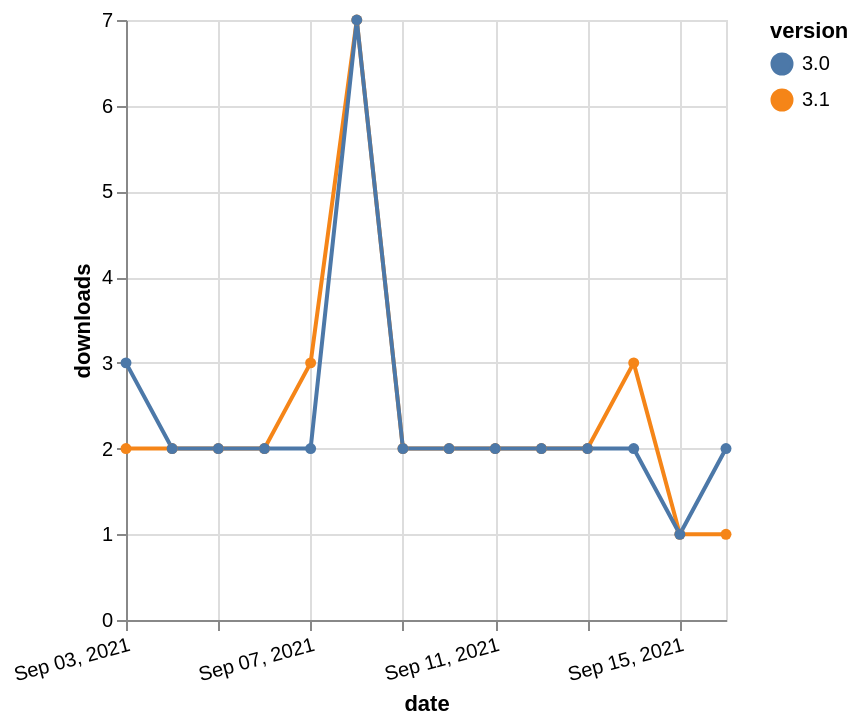

Write the Vega-Lite specification saved for this chart.
### Vega-Lite specification from a JSON file in a GitHub repository (floating-point values rounded to 4 significant figures)
{"$schema": "https://vega.github.io/schema/vega-lite/v5.json", "description": "A simple bar chart with embedded data.", "data": {"values": [{"date": "2021-09-03", "total": 3118, "delta": 2, "version": "3.1"}, {"date": "2021-09-04", "total": 3120, "delta": 2, "version": "3.1"}, {"date": "2021-09-05", "total": 3122, "delta": 2, "version": "3.1"}, {"date": "2021-09-06", "total": 3124, "delta": 2, "version": "3.1"}, {"date": "2021-09-07", "total": 3127, "delta": 3, "version": "3.1"}, {"date": "2021-09-08", "total": 3134, "delta": 7, "version": "3.1"}, {"date": "2021-09-09", "total": 3136, "delta": 2, "version": "3.1"}, {"date": "2021-09-10", "total": 3138, "delta": 2, "version": "3.1"}, {"date": "2021-09-11", "total": 3140, "delta": 2, "version": "3.1"}, {"date": "2021-09-12", "total": 3142, "delta": 2, "version": "3.1"}, {"date": "2021-09-13", "total": 3144, "delta": 2, "version": "3.1"}, {"date": "2021-09-14", "total": 3147, "delta": 3, "version": "3.1"}, {"date": "2021-09-15", "total": 3148, "delta": 1, "version": "3.1"}, {"date": "2021-09-16", "total": 3149, "delta": 1, "version": "3.1"}, {"date": "2021-09-03", "total": 2974, "delta": 3, "version": "3.0"}, {"date": "2021-09-04", "total": 2976, "delta": 2, "version": "3.0"}, {"date": "2021-09-05", "total": 2978, "delta": 2, "version": "3.0"}, {"date": "2021-09-06", "total": 2980, "delta": 2, "version": "3.0"}, {"date": "2021-09-07", "total": 2982, "delta": 2, "version": "3.0"}, {"date": "2021-09-08", "total": 2989, "delta": 7, "version": "3.0"}, {"date": "2021-09-09", "total": 2991, "delta": 2, "version": "3.0"}, {"date": "2021-09-10", "total": 2993, "delta": 2, "version": "3.0"}, {"date": "2021-09-11", "total": 2995, "delta": 2, "version": "3.0"}, {"date": "2021-09-12", "total": 2997, "delta": 2, "version": "3.0"}, {"date": "2021-09-13", "total": 2999, "delta": 2, "version": "3.0"}, {"date": "2021-09-14", "total": 3001, "delta": 2, "version": "3.0"}, {"date": "2021-09-15", "total": 3002, "delta": 1, "version": "3.0"}, {"date": "2021-09-16", "total": 3004, "delta": 2, "version": "3.0"}]}, "width": "container", "mark": {"type": "line", "point": {"filled": true}}, "encoding": {"x": {"field": "date", "type": "temporal", "timeUnit": "yearmonthdate", "title": "date", "axis": {"labelAngle": -15}}, "y": {"field": "delta", "type": "quantitative", "title": "downloads"}, "color": {"field": "version", "type": "nominal"}, "tooltip": {"field": "delta"}}}
